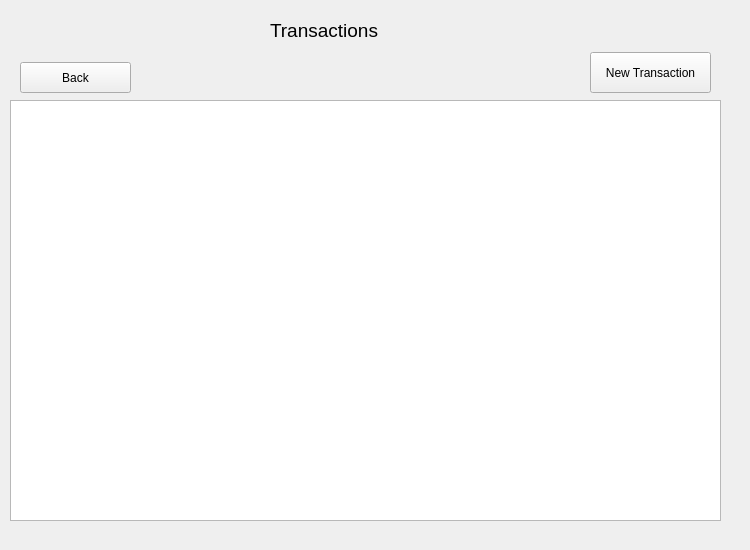
<?xml version="1.0" encoding="UTF-8"?>
<ui version="4.0">
 <class>TransactionList</class>
 <widget class="QWidget" name="TransactionList">
  <property name="geometry">
   <rect>
    <x>0</x>
    <y>0</y>
    <width>750</width>
    <height>550</height>
   </rect>
  </property>
  <property name="minimumSize">
   <size>
    <width>750</width>
    <height>550</height>
   </size>
  </property>
  <property name="maximumSize">
   <size>
    <width>750</width>
    <height>550</height>
   </size>
  </property>
  <property name="windowTitle">
   <string>Form</string>
  </property>
  <widget class="QLabel" name="labelTransactions">
   <property name="geometry">
    <rect>
     <x>270</x>
     <y>10</y>
     <width>231</width>
     <height>41</height>
    </rect>
   </property>
   <property name="font">
    <font>
     <pointsize>14</pointsize>
    </font>
   </property>
   <property name="text">
    <string>Transactions</string>
   </property>
   <property name="textFormat">
    <enum>Qt::AutoText</enum>
   </property>
  </widget>
  <widget class="QListView" name="listView">
   <property name="geometry">
    <rect>
     <x>10</x>
     <y>100</y>
     <width>711</width>
     <height>421</height>
    </rect>
   </property>
  </widget>
  <widget class="QPushButton" name="buttonNewTransaction">
   <property name="geometry">
    <rect>
     <x>590</x>
     <y>52</y>
     <width>121</width>
     <height>41</height>
    </rect>
   </property>
   <property name="text">
    <string>New Transaction</string>
   </property>
  </widget>
  <widget class="QPushButton" name="buttonBack">
   <property name="geometry">
    <rect>
     <x>20</x>
     <y>62</y>
     <width>111</width>
     <height>31</height>
    </rect>
   </property>
   <property name="text">
    <string>Back</string>
   </property>
  </widget>
 </widget>
 <resources/>
 <connections/>
</ui>
